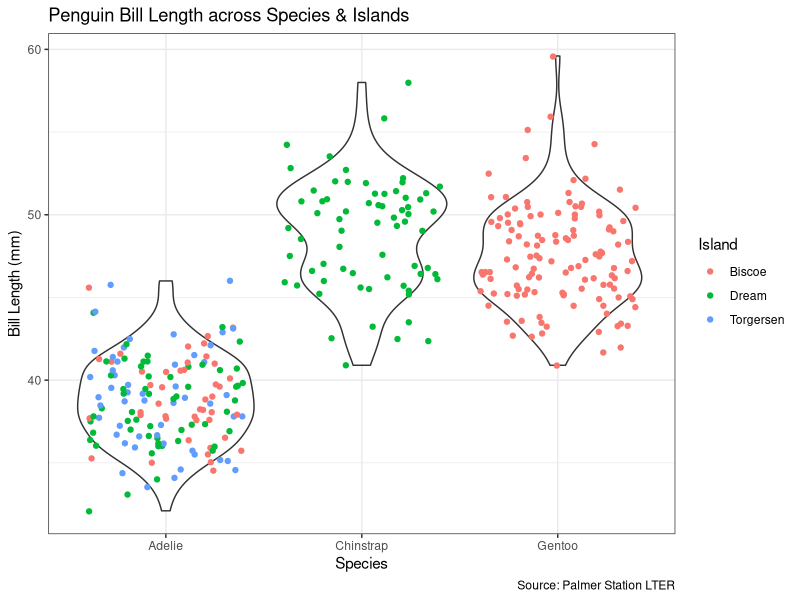
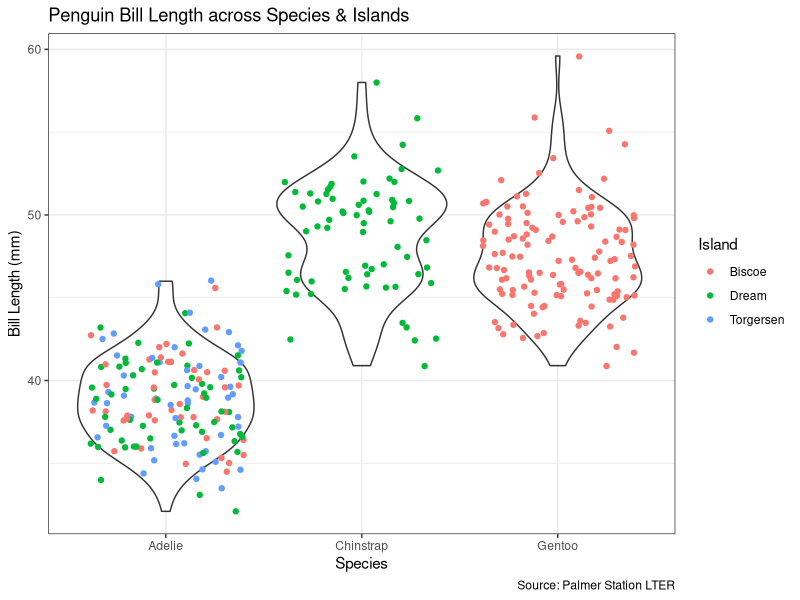
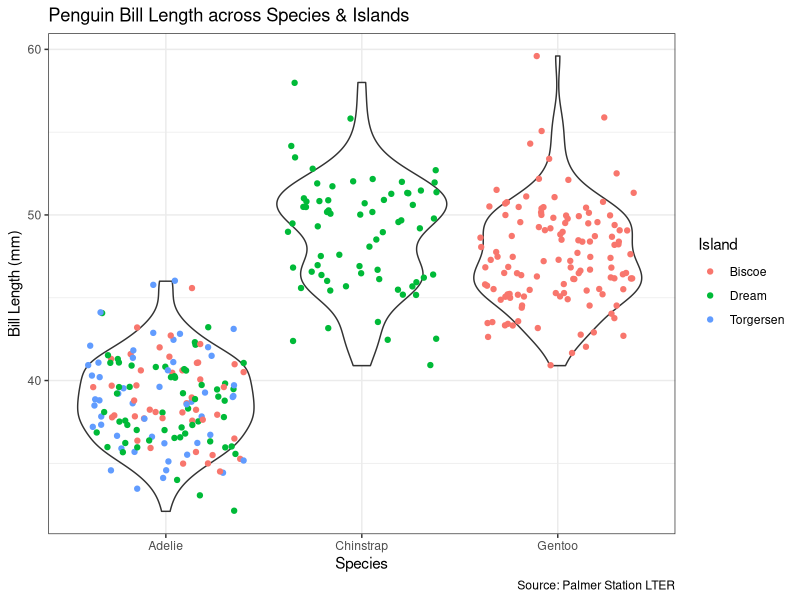
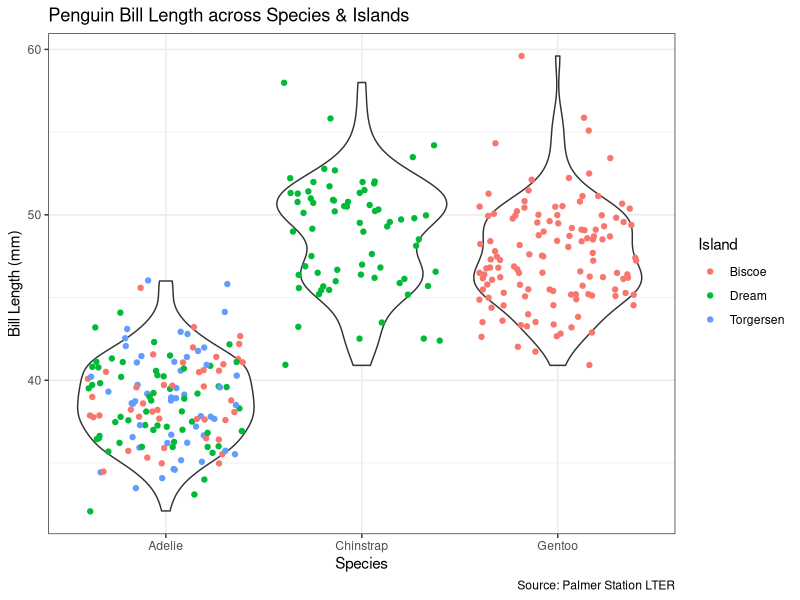

Write the R code that produced these figures, in order.
## ---- chunk 1
#| message: false

library(palmerpenguins) #loading palmer penguins package with 'penguins' dataset
library(tidyverse)
library(kableExtra)
## ---- chunk 2
head(penguins) #looking at head of penguins data to remind myself of available variables
## ---- chunk 3
#| warning: false

plot1 <- penguins |>
  ggplot(aes(x = species, y = bill_length_mm)) +
  geom_violin() +
  geom_jitter(aes(color = island)) +
  labs(title = "Penguin Bill Length across Species & Islands",
       x = "Species", y = "Bill Length (mm)",
       caption = "Source: Palmer Station LTER",
       color = "Island")+
  theme_bw()
plot1
## ---- chunk 4
#| out-width: "50%" #making output 50% of the width size
#| fig-align: "center" #putting plot into the center
#| warning: false
plot1
## ---- chunk 5
#| label: penguin #now this plot is labeled as "penguin" and can be called
#| fig-cap: "This is my penguin figure"

plot1
## ---- chunk 6
penguins |>
  group_by(species) |>
  summarise(billmean = mean(bill_length_mm, na.rm = TRUE)) |>
  kbl() # make it a kable table
## ---- chunk 7
penguins |>
  group_by(species) |>
  summarise(billmean = mean(bill_length_mm, na.rm = TRUE)) |>
  kbl()  |> # make it a kable table
  kable_classic() |> # add a theme, kable classic
  row_spec(2, bold = TRUE, color = "white", background = "turquoise") |> # highlight row 2 in turquoise
  kable_styling(full_width = FALSE) # don't make the table so wide (making it narrower)
## ---- chunk 8
#| label: fig-penguin-plot
#| fig-cap: "Bill length across 3 penguin species on 3 islands."
plot1 #already made plot above (& assigned to name 'plot1'), using again here
## ---- chunk 9
#| label: tbl-penguin-averages
#| tbl-cap: "Average penguin bill length by species and island."

penguins |>
  group_by(species, island) |>
  summarise(mean_bill_length = mean(bill_depth_mm, na.rm = TRUE)) |>
  kbl()
